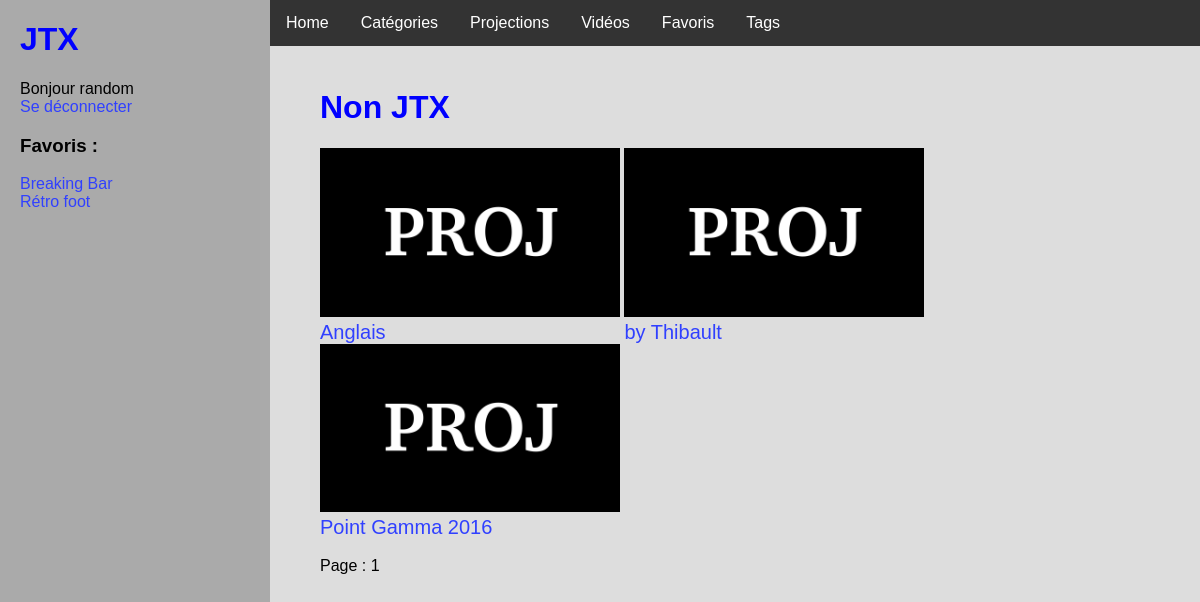
/category/4/1/ (signed in), run on the app's committed database.
### videos/models.py (models this page shows, shortened)
class Favorite(models.Model):
    user = models.ForeignKey(User)
    video = models.ForeignKey(Video)
    date = models.DateTimeField(auto_now_add = True)
    class Meta:
        unique_together = (('user', 'video'),)

class Video(models.Model):
    titre = models.CharField(max_length=100)
    date = models.DateField(default=datetime.date.today)
    url = models.CharField(max_length=1000)
    extension = models.CharField(max_length=4, default="mp4")
    views = models.IntegerField(default=0)
    public = models.BooleanField(default=False)

class Category(models.Model):
    titre = models.CharField(max_length=100)
    public = models.BooleanField(default=False)

class Proj(models.Model):
    titre = models.CharField(max_length=100)
    category = models.ForeignKey(Category)
    date = models.DateField(default=datetime.date.today)
    views = models.IntegerField(default=0)

### videos/views.py (the view)
# urls.py: url(r'^category/(?P<category_id>[0-9]+)/(?P<page>[0-9]+)/$', views.category, name='category'),
def category(request, category_id, page=1):
    cat = get_object_or_404(Category, pk=category_id)
    if cat.public or request.user.is_authenticated:
        projs = Proj.objects.filter(category=cat)
        context = {
            'titre': cat.titre,
            'id': category_id,
        }
        return pagination(request, 'projs.html', context, projs, page, 'category')
    else:
        return index(request)

### videos/views.py (called while the page is built)
def id(x):
    return x

def pagination(request, template, context, elements, page, adress, f = id):
    page = int(page)
    nb_page = ((elements.count() - 1) // n_page) + 1
    elements = elements.all()[(page - 1) * n_page:page * n_page]
    context['pages'] = range(1, nb_page + 1)
    context['page'] = page
    elements = map(f, elements)
    context['elements'] = elements
    context['adress'] = 'videos:' + adress
    return render(request, template, context)

### videos/templates/projs.html
{% extends 'base.html' %}
{% block body %}
{% if elements %}
{% load static %}
	{% for p in elements %}
    <a href="{% url 'videos:proj' p.id %}">
        <figure style="display:table-cell">
            <img width="300px" src="{% static 'proj.png' %}"/>
            <figcaption style="font-size:20px">{{p.titre}}</figcaption>
        </figure>
    </a>
	{% endfor %}
{% endif %}
{% endblock %}

### videos/templates/base.html (shortened to what this page needs)
{% load static %}
<!DOCTYPE html>
<html>
<head>
  <link rel="stylesheet" href="{% static 'style.css' %}"/>
</head>
<body>
<div id="lateral_bar">
    <h1> JTX </h1>
    {% if request.user.is_authenticated %}
        Bonjour {{ request.user.username }}
        <br/>
        <a href="/logout/">Se déconnecter</a>
        <br/>
        <h3>Favoris :</h3>
        {% for f in request.user.favorite_set.all %}
        <a href="{% url 'videos:video' f.video.id %}">{{ f.video.titre }}</a>
        <br/>
        {% endfor %}
    {% else %}
        <a href="/login/">Se connecter</a>
    {% endif %}
</div>
<div id="central">
	<div id="navigation_bar">"
    <ul>
        <li><a href="/">Home</a></li>
        <li><a href="{% url 'videos:categories' %}">Catégories</a></li>
        <li><a href="{% url 'videos:projs' 1 %}">Projections</a></li>
        <li><a href="{% url 'videos:videos' 1 %}">Vidéos</a></li>
        {% if request.user.is_authenticated %}
            <li><a href="{% url 'videos:favorites' 1 %}">Favoris</a></li>
        {% endif %}
        <li><a href="{% url 'videos:tags' %}">Tags</a></li>
    </ul>
	</div>
	<div id="body">
    {% if titre_tag %}
        <span class="tag" style="font-size:30px">{{titre}}</span><br/><br/>
    {% else %}
        <h1>{{titre}}</h1>
    {% endif %}
    {% block body %}
    {% endblock %}
    {% if pages and page and adress %}
        <br/>
        <br/>
        Page :
        {% for p in pages %}
            {% if p != page %}
                {% if id %}
                    <a href="{% url adress id p %}">{{p}}</a>
                {% else %}
                    <a href="{% url adress p %}">{{p}}</a>
                {% endif %}
            {% else %}
                {{p}}
            {% endif %}
        {% endfor %}
    {% endif %}
	</div>
</div>
</body>
</html>

### videos/static/style.css (style rules this page uses)
* { font-family: Arial; }
#lateral_bar { position: absolute; top:0; bottom:0; width:250px; background-color: #AAAAAA; padding-left: 20px; }
#central { position: absolute; top: 0; bottom:0; margin-left: 270px; }
#body { float: right; margin-top:30px; padding-top: 20px; padding-left: 50px; }
body { padding: 0; margin: 0; background-color: #DDDDDD; }
h1 { color: blue; }
a { color: #3040FF; text-decoration: none; }
#navigation_bar ul { list-style-type: none; margin: 0; padding: 0; overflow: hidden; background-color: #333; position: fixed; top: 0; width: 100%; }
#navigation_bar li { float: left; }
#navigation_bar li a { display: block; color: white; text-align: center; padding: 14px 16px; text-decoration: none; }

### data on the page
Favorite: video.titre "Breaking Bar"
Favorite: video.titre "Rétro foot"
Category: titre "Non JTX"
Proj: titre "Anglais"
Proj: titre "by Thibault"
Proj: titre "Point Gamma 2016"

### other printed values
{{ request.user.username }} "random"
{{ p }} "1"
